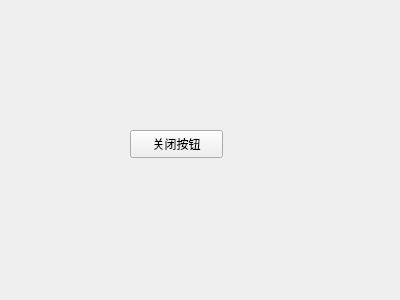
<?xml version="1.0" encoding="UTF-8"?>
<ui version="4.0">
 <class>Form</class>
 <widget class="QWidget" name="Form">
  <property name="geometry">
   <rect>
    <x>0</x>
    <y>0</y>
    <width>400</width>
    <height>300</height>
   </rect>
  </property>
  <property name="windowTitle">
   <string>Form</string>
  </property>
  <widget class="QPushButton" name="closeWin">
   <property name="geometry">
    <rect>
     <x>130</x>
     <y>130</y>
     <width>93</width>
     <height>28</height>
    </rect>
   </property>
   <property name="text">
    <string>关闭按钮</string>
   </property>
  </widget>
 </widget>
 <resources/>
 <connections>
  <connection>
   <sender>closeWin</sender>
   <signal>clicked()</signal>
   <receiver>Form</receiver>
   <slot>close()</slot>
   <hints>
    <hint type="sourcelabel">
     <x>191</x>
     <y>145</y>
    </hint>
    <hint type="destinationlabel">
     <x>264</x>
     <y>195</y>
    </hint>
   </hints>
  </connection>
 </connections>
</ui>
